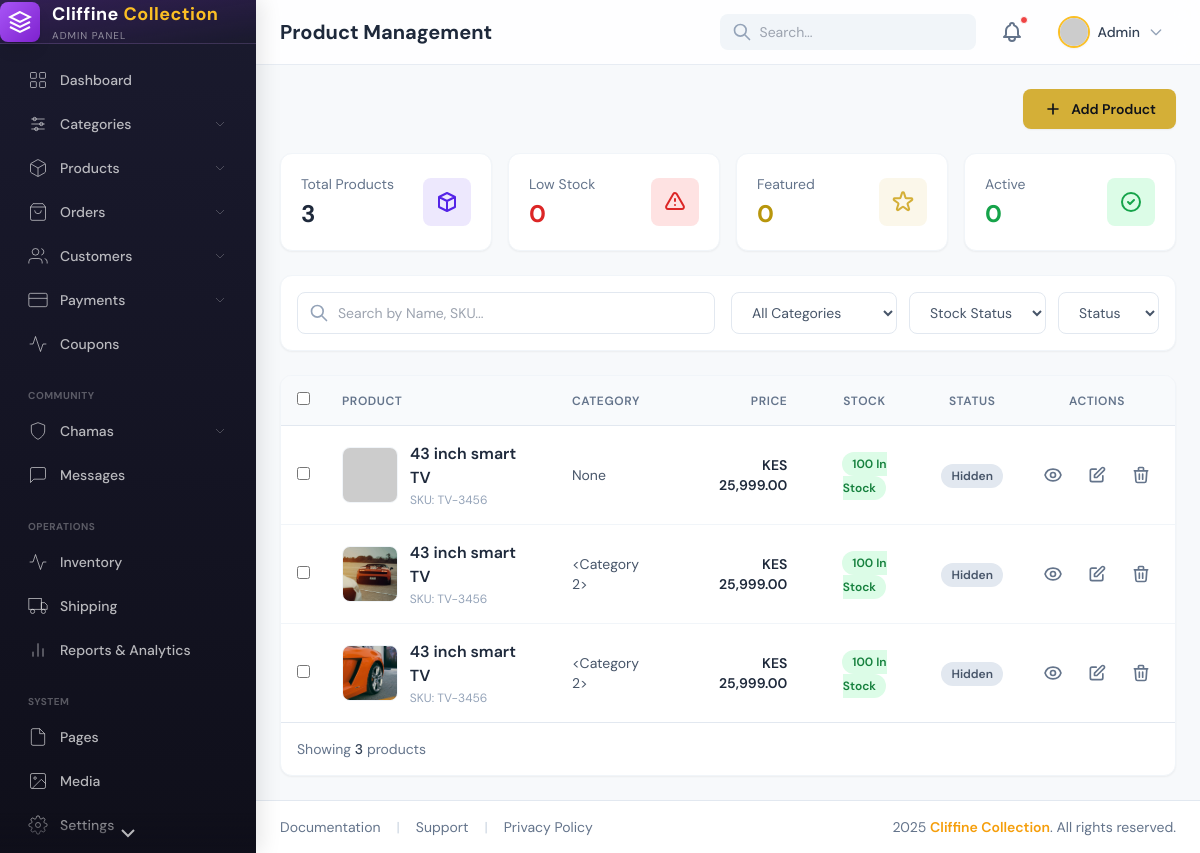
/admin/products, run on an earlier commit of the app's database.
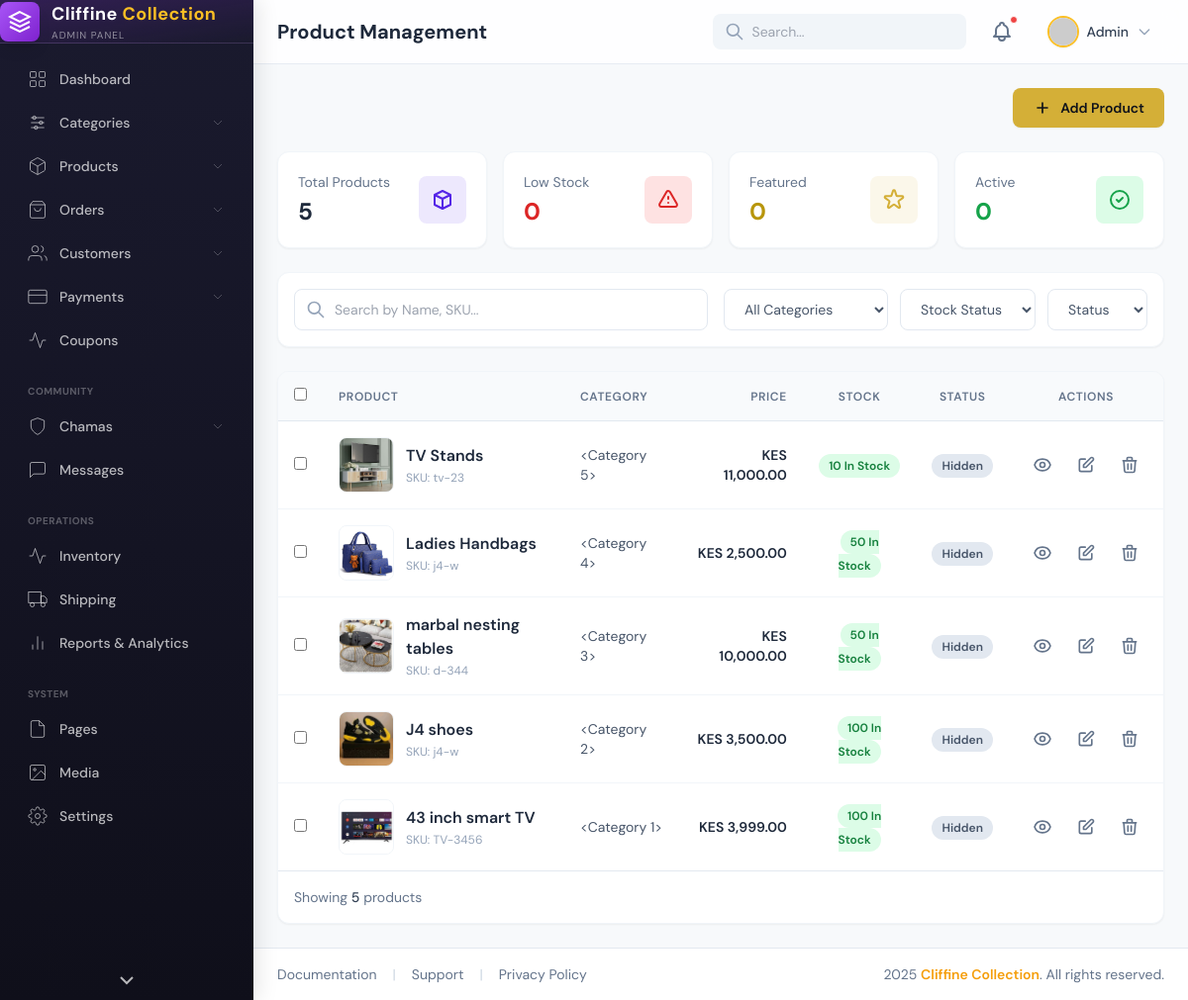
And on a later commit of the database.
### app/models.py (models this page shows)
class Product(db.Model):
    __tablename__ = "products"
    id = db.Column(db.Integer, primary_key=True)
    name = db.Column(db.String(200), nullable=False)
    slug = db.Column(db.String(200), unique=True)
    short_description = db.Column(db.String(500))
    description = db.Column(db.Text)
    price = db.Column(db.Float, nullable=False)
    discount_price = db.Column(db.Float)
    cost_price = db.Column(db.Float)
    sku = db.Column(db.String(100))
    brand = db.Column(db.String(100))
    category_id = db.Column(db.Integer, db.ForeignKey("categories.id"))
    stock = db.Column(db.Integer, default=0)
    low_stock = db.Column(db.Integer)
    stock_status = db.Column(db.String(50), default="in_stock")
    is_featured = db.Column(db.Boolean, default=False)
    is_trending = db.Column(db.Boolean, default=False)
    allow_reviews = db.Column(db.Boolean, default=True)
    lipa_pole_pole = db.Column(db.Boolean, default=False)
    chama_eligible = db.Column(db.Boolean, default=False)
    weight = db.Column(db.Float)
    length = db.Column(db.Float)
    width = db.Column(db.Float)
    height = db.Column(db.Float)
    shipping_class = db.Column(db.String(50))
    meta_title = db.Column(db.String(255))
    meta_description = db.Column(db.Text)
    meta_keywords = db.Column(db.String(255))
    is_active = db.Column(db.Boolean, default=True)
    created_at = db.Column(db.DateTime, default=datetime.utcnow)
    updated_at = db.Column(db.DateTime, default=datetime.utcnow, onupdate=datetime.utcnow)
    images = db.relationship("ProductImage", backref="product", lazy=True)
    reviews = db.relationship("Review", backref="product", lazy=True)

class ProductImage(db.Model):
    __tablename__ = "product_images"
    id = db.Column(db.Integer, primary_key=True)
    product_id = db.Column(db.Integer, db.ForeignKey("products.id"))
    image_url = db.Column(db.String(255), nullable=False)
    is_main = db.Column(db.Boolean, default=False)
    created_at = db.Column(db.DateTime, default=datetime.utcnow)

### app/admin/routes.py (the view)
@admin_bp.route("/products")
def all_products():
    products = Product.query.order_by(Product.created_at.desc()).all()
    return render_template("admin/products/all_products.html", products=products)

### app/templates/admin/products/all_products.html (shortened to what this page needs)
{% extends "admin/admin_base.html" %}
{% block page_title %}Product Management{% endblock %}
{% block content %}
    <div class="flex justify-end mb-6">
        <a href="{{ url_for('admin.add_product') }}" class="inline-flex items-center gap-2 px-5 py-2.5 bg-accent text-slate-900 font-semibold rounded-lg hover:bg-accent-dark transition-colors text-sm shadow-sm">
            <svg class="w-5 h-5" fill="none" stroke="currentColor" viewBox="0 0 24 24"><path stroke-linecap="round" stroke-linejoin="round" stroke-width="2" d="M12 6v6m0 0v6m0-6h6m-6 0H6"></path></svg>
            Add Product
        </a>
    </div>
    <div class="grid grid-cols-1 sm:grid-cols-2 lg:grid-cols-4 gap-4 mb-6">
        <div class="stat-card bg-white rounded-xl p-5 shadow-sm border border-slate-100">
            <div class="flex items-center justify-between">
                <div>
                    <p class="text-sm text-slate-500">Total Products</p>
                    <h3 class="text-2xl font-bold text-slate-800 mt-1">{{ products|length }}</h3>
                </div>
                <div class="w-12 h-12 bg-primary/10 rounded-lg flex items-center justify-center">
                    <svg class="w-6 h-6 text-primary" fill="none" stroke="currentColor" viewBox="0 0 24 24"><path stroke-linecap="round" stroke-linejoin="round" stroke-width="2" d="M20 7l-8-4-8 4m16 0l-8 4m8-4v10l-8 4m0-10L4 7m8 4v10M4 7v10l8 4"/></svg>
                </div>
            </div>
        </div>
        {% set low_stock_count = products | selectattr('stock', 'lt', 10) | rejectattr('stock', 'eq', 0) | list | length %}
        <div class="stat-card bg-white rounded-xl p-5 shadow-sm border border-slate-100">
            <div class="flex items-center justify-between">
                <div>
                    <p class="text-sm text-slate-500">Low Stock</p>
                    <h3 class="text-2xl font-bold text-red-600 mt-1">{{ low_stock_count }}</h3>
                </div>
                <div class="w-12 h-12 bg-red-100 rounded-lg flex items-center justify-center">
                    <svg class="w-6 h-6 text-red-600" fill="none" stroke="currentColor" viewBox="0 0 24 24"><path stroke-linecap="round" stroke-linejoin="round" stroke-width="2" d="M12 9v2m0 4h.01m-6.938 4h13.856c1.54 0 2.502-1.667 1.732-3L13.732 4c-.77-1.333-2.694-1.333-3.464 0L3.34 16c-.77 1.333.192 3 1.732 3z"></path></svg>
                </div>
            </div>
        </div>
        {% set featured_count = products | selectattr('featured', 'equalto', true) | list | length %}
        <div class="stat-card bg-white rounded-xl p-5 shadow-sm border border-slate-100">
            <div class="flex items-center justify-between">
                <div>
                    <p class="text-sm text-slate-500">Featured</p>
                    <h3 class="text-2xl font-bold text-accent-dark mt-1">{{ featured_count }}</h3>
                </div>
                <div class="w-12 h-12 bg-accent/10 rounded-lg flex items-center justify-center">
                </div>
            </div>
        </div>
        {% set active_count = products | selectattr('status', 'equalto', 'Published') | list | length %}
        <div class="stat-card bg-white rounded-xl p-5 shadow-sm border border-slate-100">
            <div class="flex items-center justify-between">
                <div>
                    <p class="text-sm text-slate-500">Active</p>
                    <h3 class="text-2xl font-bold text-green-600 mt-1">{{ active_count }}</h3>
                </div>
                <div class="w-12 h-12 bg-green-100 rounded-lg flex items-center justify-center">
                    <svg class="w-6 h-6 text-green-600" fill="none" stroke="currentColor" viewBox="0 0 24 24"><path stroke-linecap="round" stroke-linejoin="round" stroke-width="2" d="M9 12l2 2 4-4m6 2a9 9 0 11-18 0 9 9 0 0118 0z"></path></svg>
                </div>
            </div>
        </div>
    </div>
    <div class="bg-white p-4 rounded-xl shadow-sm border border-slate-100 mb-6">
        <div class="flex flex-col md:flex-row gap-4">
            <div class="flex-1 relative">
                <span class="absolute inset-y-0 left-0 flex items-center pl-3">
                    <svg class="w-5 h-5 text-slate-400" fill="none" stroke="currentColor" viewBox="0 0 24 24"><path stroke-linecap="round" stroke-linejoin="round" stroke-width="2" d="M21 21l-6-6m2-5a7 7 0 11-14 0 7 7 0 0114 0z"/></svg>
                </span>
                <input type="text" id="searchInput" placeholder="Search by Name, SKU..." class="w-full pl-10 pr-4 py-2.5 border border-slate-200 rounded-lg focus:outline-none focus:ring-2 focus:ring-primary/50 text-sm">
            </div>
            <div class="flex flex-wrap gap-3">
                <select id="categoryFilter" class="px-4 py-2.5 border border-slate-200 rounded-lg text-sm text-slate-600 focus:outline-none focus:ring-2 focus:ring-primary/50 bg-white">
                    <option value="">All Categories</option>
                </select>
                <select id="stockFilter" class="px-4 py-2.5 border border-slate-200 rounded-lg text-sm text-slate-600 focus:outline-none focus:ring-2 focus:ring-primary/50 bg-white">
                    <option value="">Stock Status</option>
                </select>
                <select id="statusFilter" class="px-4 py-2.5 border border-slate-200 rounded-lg text-sm text-slate-600 focus:outline-none focus:ring-2 focus:ring-primary/50 bg-white">
                    <option value="">Status</option>
                </select>
            </div>
        </div>
    </div>
    <div class="bg-white rounded-xl shadow-sm border border-slate-100 overflow-hidden">
        <div class="overflow-x-auto">
            <table class="w-full text-left">
                <thead class="bg-slate-50 border-b border-slate-200">
                    <tr>
                        <th class="p-4 text-xs font-semibold text-slate-500 uppercase tracking-wider w-10">
                            <input type="checkbox" class="rounded border-slate-300 text-primary focus:ring-primary">
                        </th>
                        <th class="p-4 text-xs font-semibold text-slate-500 uppercase tracking-wider">Product</th>
                        <th class="p-4 text-xs font-semibold text-slate-500 uppercase tracking-wider">Category</th>
                        <th class="p-4 text-xs font-semibold text-slate-500 uppercase tracking-wider text-right">Price</th>
                        <th class="p-4 text-xs font-semibold text-slate-500 uppercase tracking-wider text-center">Stock</th>
                        <th class="p-4 text-xs font-semibold text-slate-500 uppercase tracking-wider text-center">Status</th>
                        <th class="p-4 text-xs font-semibold text-slate-500 uppercase tracking-wider text-center">Actions</th>
                    </tr>
                </thead>
                <tbody class="divide-y divide-slate-100" id="productTableBody">
                    {% for product in products %}
                    <tr class="hover:bg-slate-50 transition-colors
                        {% if product.status == 'Hidden' %}opacity-60{% endif %}"
                        data-name="{{ product.name|lower }} {{ product.sku|lower }}"
                        data-category="{{ product.category.name }}"
                        data-status="{{ product.status }}"
                        data-stock="{% if product.stock == 0 %}Out of Stock{% elif product.stock < 10 %}Low Stock{% else %}In Stock{% endif %}">
                        <td class="p-4">
                            <input type="checkbox" class="rounded border-slate-300 text-primary focus:ring-primary">
                        </td>
                        <td class="p-4">
                            <div class="flex items-center gap-3">
                                {% if product.images %}
                                    <img src="{{ url_for('static', filename='uploads/' ~ product.images[0].image_url) }}"
                                         class="w-14 h-14 rounded-lg object-cover border border-slate-100"
                                         alt="{{ product.name }}"
                                         onerror="this.src='https://placehold.co/100x100/cccccc/ffffff?text=Error'">
                                {% else %}
                                    <div class="w-14 h-14 rounded-lg bg-slate-100 flex items-center justify-center border border-slate-100">
                                        <span class="text-slate-400 text-xs">No Img</span>
                                    </div>
                                {% endif %}
                                <div>
                                    <h4 class="font-semibold text-slate-800">{{ product.name }}</h4>
                                    <p class="text-xs text-slate-400 mt-0.5">SKU: {{ product.sku or 'N/A' }}</p>
                                </div>
                            </div>
                        </td>
                        <td class="p-4 text-sm text-slate-600">{{ product.category }}</td>
                        <td class="p-4 text-sm text-right font-semibold text-slate-800">
                            KES {{ "{:,.2f}".format(product.price) }}
                        </td>
                        <td class="p-4 text-center">
                            {% if product.stock == 0 %}
                                <span class="px-2.5 py-1 rounded-full text-xs font-semibold bg-red-100 text-red-700">Out of Stock</span>
                            {% elif product.stock < 10 %}
                                <span class="px-2.5 py-1 rounded-full text-xs font-semibold bg-orange-100 text-orange-700">{{ product.stock }} Low Stock</span>
                            {% else %}
                                <span class="px-2.5 py-1 rounded-full text-xs font-semibold bg-green-100 text-green-700">{{ product.stock }} In Stock</span>
                            {% endif %}
                        </td>
                        <td class="p-4 text-center">
                            {% if product.status == 'Published' %}
                                <span class="px-2.5 py-1 rounded-full text-xs font-semibold bg-primary/10 text-primary">Active</span>
                            {% elif product.status == 'Draft' %}
                                <span class="px-2.5 py-1 rounded-full text-xs font-semibold bg-yellow-100 text-yellow-700">Draft</span>
                            {% else %}
                                <span class="px-2.5 py-1 rounded-full text-xs font-semibold bg-slate-200 text-slate-600">Hidden</span>
                            {% endif %}
                        </td>
                        <td class="p-4 text-center">
                            <div class="flex items-center justify-center gap-2">
                                <a href="{{ url_for('admin.view_product', product_id=product.id) }}" class="p-2 hover:bg-slate-100 rounded-lg text-slate-500 hover:text-accent transition-colors" title="View Details">
                                </a>
                                <a href="{{ url_for('admin.edit_product', product_id=product.id) }}" class="p-2 hover:bg-slate-100 rounded-lg text-slate-500 hover:text-primary transition-colors" title="Edit">
                                    <svg class="w-5 h-5" fill="none" stroke="currentColor" viewBox="0 0 24 24"><path stroke-linecap="round" stroke-linejoin="round" stroke-width="2" d="M11 5H6a2 2 0 00-2 2v11a2 2 0 002 2h11a2 2 0 002-2v-5m-1.414-9.414a2 2 0 112.828 2.828L11.828 15H9v-2.828l8.586-8.586z"></path></svg>
                                </a>
                                <button type="button"
                                        data-url="{{ url_for('admin.delete_product', product_id=product.id) }}"
                                        data-name="{{ product.name }}"
                                        onclick="openDeleteModal(this)"
                                        class="p-2 hover:bg-red-50 rounded-lg text-slate-500 hover:text-red-600 transition-colors"
                                        title="Delete">
                                    <svg class="w-5 h-5" fill="none" stroke="currentColor" viewBox="0 0 24 24"><path stroke-linecap="round" stroke-linejoin="round" stroke-width="2" d="M19 7l-.867 12.142A2 2 0 0116.138 21H7.862a2 2 0 01-1.995-1.858L5 7m5 4v6m4-6v6m1-10V4a1 1 0 00-1-1h-4a1 1 0 00-1 1v3M4 7h16"></path></svg>
                                </button>
                            </div>
                        </td>
                    </tr>
                    {% else %}
                    <tr>
                        <td colspan="7" class="text-center p-10 text-slate-500">
                            No products found. <a href="{{ url_for('admin.add_product') }}" class="text-primary font-semibold">Add your first product</a>.
                        </td>
                    </tr>
                    {% endfor %}
                </tbody>
            </table>
        </div>
        {% if products %}
        <div class="p-4 border-t border-slate-200 flex flex-col sm:flex-row justify-between items-center gap-4">
            <p class="text-sm text-slate-500">Showing <span class="font-medium text-slate-700">{{ products|length }}</span> products</p>
        </div>
        {% endif %}
    </div>
{% endblock %}

What changed in the data, as far as the page shows it:
removed Product: name "43 inch smart TV", sku "TV-3456", category "None", price "25,999.00", stock "100"
removed Product: image_url (picture), name "43 inch smart TV", sku "TV-3456", category "<Category 2>", price "25,999.00", stock "100"
removed Product: image_url (picture), name "43 inch smart TV", sku "TV-3456", category "<Category 2>", price "25,999.00", stock "100"
added Product: image_url (picture), name "TV Stands", sku "tv-23", category "<Category 5>", price "11,000.00", stock "10"
added Product: image_url (picture), name "Ladies Handbags", sku "j4-w", category "<Category 4>", price "2,500.00", stock "50"
added Product: image_url (picture), name "marbal nesting tables", sku "d-344", category "<Category 3>", price "10,000.00", stock "50"
added Product: image_url (picture), name "J4 shoes", sku "j4-w", category "<Category 2>", price "3,500.00", stock "100"
added Product: image_url (picture), name "43 inch smart TV", sku "TV-3456", category "<Category 1>", price "3,999.00", stock "100"
Also different on the page:
{{ products|length }}: "3" → "5"
